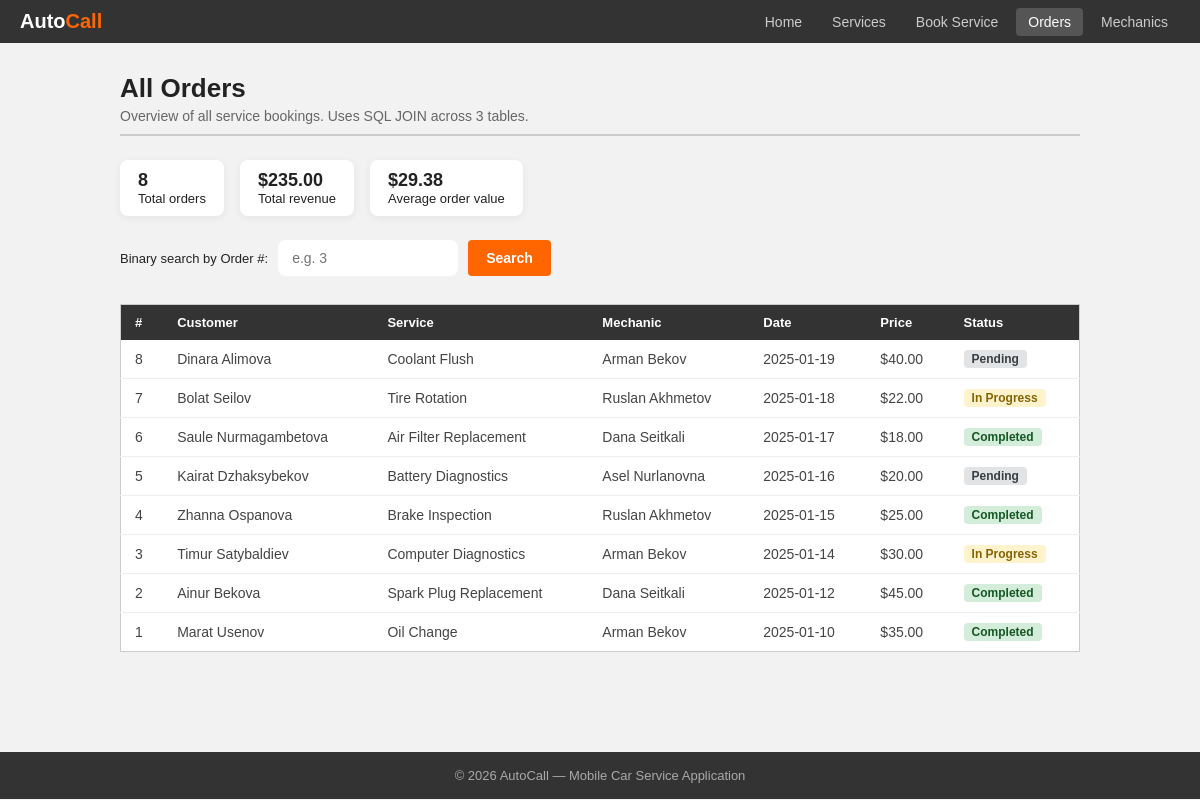
/orders.php, run on the app's committed database.
### tables this page shows
CREATE TABLE IF NOT EXISTS orders (
    order_id     INT AUTO_INCREMENT PRIMARY KEY,
    customer_name VARCHAR(100) NOT NULL,
    service_id   INT NOT NULL,
    mechanic_id  INT NOT NULL,
    order_date   DATE NOT NULL,
    status       VARCHAR(50) NOT NULL DEFAULT 'Pending',
    FOREIGN KEY (service_id)  REFERENCES services(service_id),
    FOREIGN KEY (mechanic_id) REFERENCES mechanics(mechanic_id)
);

CREATE TABLE IF NOT EXISTS services (
    service_id   INT AUTO_INCREMENT PRIMARY KEY,
    service_name VARCHAR(100) NOT NULL,
    description  VARCHAR(255) NOT NULL,
    price        DECIMAL(10,2) NOT NULL,
    duration_min INT NOT NULL
);

CREATE TABLE IF NOT EXISTS mechanics (
    mechanic_id   INT AUTO_INCREMENT PRIMARY KEY,
    full_name     VARCHAR(100) NOT NULL,
    specialization VARCHAR(100) NOT NULL,
    rating        DECIMAL(3,1) NOT NULL
);

### orders.php (the view, shortened to what this page needs)
<?php
require_once 'includes/db.php';
$query = "
    SELECT
        o.order_id,
        o.customer_name,
        o.order_date,
        o.status,
        s.service_name,
        s.price,
        m.full_name    AS mechanic_name,
        m.specialization
    FROM orders        AS o
    JOIN services      AS s ON o.service_id  = s.service_id
    JOIN mechanics     AS m ON o.mechanic_id = m.mechanic_id
    ORDER BY o.order_date DESC
";
$result = mysqli_query($connection, $query);
$orders_array = [];
while ($row = mysqli_fetch_assoc($result)) {
    $orders_array[] = $row;
}
$search_id     = isset($_GET['search']) ? (int) $_GET['search'] : 0;
$total_revenue = 0;
foreach ($orders_array as $order) {
    $total_revenue += $order['price'];
}
$average_order = count($orders_array) > 0 ? $total_revenue / count($orders_array) : 0;
?>
<!DOCTYPE html>
<html lang="en">
<head>
    <link rel="stylesheet" href="css/style.css">
</head>
<body>
<nav>
    <a href="index.php" class="nav-logo">Auto<span>Call</span></a>
    <ul>
        <li><a href="index.php">Home</a></li>
        <li><a href="services.php">Services</a></li>
        <li><a href="order.php">Book Service</a></li>
        <li><a href="orders.php" class="active">Orders</a></li>
        <li><a href="mechanics.php">Mechanics</a></li>
    </ul>
</nav>
<div class="container">
    <div class="page-header">
        <h1>All Orders</h1>
        <p>Overview of all service bookings. Uses SQL JOIN across 3 tables.</p>
    </div>
    <div class="totals-row">
        <div class="total-pill">
            <strong><?php echo count($orders_array); ?></strong>
            Total orders
        </div>
        <div class="total-pill">
            <strong style="color:var(--black);">$<?php echo number_format($total_revenue, 2); ?></strong>
            Total revenue
        </div>
        <div class="total-pill">
            <strong>$<?php echo number_format($average_order, 2); ?></strong>
            Average order value
        </div>
    </div>
    <div class="search-bar">
        <form method="GET" action="orders.php" style="display:flex;gap:10px;align-items:center;">
            <label style="font-size:13px;color:var(--gray-dark);font-weight:500;">
                Binary search by Order #:
            </label>
            <input type="number" name="search" placeholder="e.g. 3"
                   value="<?php echo $search_id ?: ''; ?>" min="1">
            <button type="submit" class="btn btn-primary" style="padding:10px 18px;font-size:14px;">
                Search
            </button>
        </form>
    </div>
    <table class="data-table">
        <thead>
            <tr>
                <th>#</th>
                <th>Customer</th>
                <th>Service</th>
                <th>Mechanic</th>
                <th>Date</th>
                <th>Price</th>
                <th>Status</th>
            </tr>
        </thead>
        <tbody>
            <?php foreach ($orders_array as $order): ?>
                <tr>
                    <td><?php echo $order['order_id']; ?></td>
                    <td><?php echo htmlspecialchars($order['customer_name']); ?></td>
                    <td><?php echo htmlspecialchars($order['service_name']); ?></td>
                    <td><?php echo htmlspecialchars($order['mechanic_name']); ?></td>
                    <td><?php echo $order['order_date']; ?></td>
                    <td>$<?php echo number_format($order['price'], 2); ?></td>
                    <td>
                        <?php
                        if ($order['status'] === 'Completed') {
                            $badge_class = 'badge-completed';
                        } elseif ($order['status'] === 'In Progress') {
                            $badge_class = 'badge-progress';
                        } else {
                            $badge_class = 'badge-pending';
                        }
                        ?>
                        <span class="badge <?php echo $badge_class; ?>">
                            <?php echo $order['status']; ?>
                        </span>
                    </td>
                </tr>
            <?php endforeach; ?>
        </tbody>
    </table>
</div>
<footer>
    <p>&copy; <?php echo date('Y'); ?> AutoCall — Mobile Car Service Application</p>
</footer>
</body>
</html>

### css/style.css (style rules this page uses)
* { margin: 0; padding: 0; box-sizing: border-box; }
body { font-family: Arial, sans-serif; font-size: 15px; background-color: #f2f2f2; color: #222222; }
nav { background-color: #333333; padding: 10px 20px; display: flex; align-items: center; justify-content: space-between; }
.nav-logo { font-size: 20px; font-weight: bold; color: #ffffff; text-decoration: none; }
.nav-logo span { color: #ff6600; }
nav ul { list-style: none; display: flex; gap: 6px; }
nav ul a { color: #cccccc; text-decoration: none; padding: 6px 12px; border-radius: 4px; font-size: 14px; }
nav ul a:hover, nav ul a.active { background-color: #555555; color: #ffffff; }
.container { max-width: 1000px; margin: 0 auto; padding: 30px 20px 60px; }
.page-header { margin-bottom: 24px; border-bottom: 2px solid #cccccc; padding-bottom: 10px; }
.page-header h1 { font-size: 26px; font-weight: bold; }
.page-header p { color: #666666; margin-top: 4px; font-size: 14px; }
.data-table { width: 100%; border-collapse: collapse; background: #ffffff; border: 1px solid #cccccc; }
.data-table th { background-color: #333333; color: #ffffff; text-align: left; padding: 10px 14px; font-size: 13px; }
.data-table td { padding: 10px 14px; border-bottom: 1px solid #eeeeee; font-size: 14px; color: #444444; }
.data-table tr:last-child td { border-bottom: none; }
.badge { display: inline-block; padding: 2px 8px; border-radius: 4px; font-size: 12px; font-weight: bold; }
.badge-completed { background: #d4edda; color: #155724; }
.badge-progress { background: #fff3cd; color: #856404; }
.badge-pending { background: #e2e3e5; color: #383d41; }
.btn { display: inline-block; padding: 9px 20px; border-radius: 4px; font-size: 14px; font-weight: bold; cursor: pointer; border: none; text-decoration: none; }
.btn-primary { background-color: #ff6600; color: #ffffff; }
footer { background-color: #333333; color: #aaaaaa; text-align: center; padding: 16px; font-size: 13px; margin-top: 40px; }

### orders.php (style rules this page uses)
.search-bar { display:flex; gap:12px; margin-bottom:28px; align-items:center; }
.search-bar input { padding:10px 14px; border:1.5px solid var(--gray-mid); border-radius:8px; font-size:14px; width:180px; outline:none; }
.totals-row { display:flex; gap:16px; margin-bottom:24px; flex-wrap:wrap; }
.total-pill { background:#fff; border-radius:8px; padding:10px 18px; font-size:13px; box-shadow:0 2px 8px rgba(0,0,0,.06); }
.total-pill strong { font-family:var(--font-head); color:var(--accent); font-size:18px; display:block; }

### data on the page
orders: order_id "8", customer_name "Dinara Alimova", service.service_name "Coolant Flush", mechanic.full_name "Arman Bekov", order_date "2025-01-19", service.price "40.00", status "Pending"
orders: order_id "7", customer_name "Bolat Seilov", service.service_name "Tire Rotation", mechanic.full_name "Ruslan Akhmetov", order_date "2025-01-18", service.price "22.00", status "In Progress"
orders: order_id "6", customer_name "Saule Nurmagambetova", service.service_name "Air Filter Replacement", mechanic.full_name "Dana Seitkali", order_date "2025-01-17", service.price "18.00", status "Completed"
orders: order_id "5", customer_name "Kairat Dzhaksybekov", service.service_name "Battery Diagnostics", mechanic.full_name "Asel Nurlanovna", order_date "2025-01-16", service.price "20.00", status "Pending"
orders: order_id "4", customer_name "Zhanna Ospanova", service.service_name "Brake Inspection", mechanic.full_name "Ruslan Akhmetov", order_date "2025-01-15", service.price "25.00", status "Completed"
orders: order_id "3", customer_name "Timur Satybaldiev", service.service_name "Computer Diagnostics", mechanic.full_name "Arman Bekov", order_date "2025-01-14", service.price "30.00", status "In Progress"
orders: order_id "2", customer_name "Ainur Bekova", service.service_name "Spark Plug Replacement", mechanic.full_name "Dana Seitkali", order_date "2025-01-12", service.price "45.00", status "Completed"
orders: order_id "1", customer_name "Marat Usenov", service.service_name "Oil Change", mechanic.full_name "Arman Bekov", order_date "2025-01-10", service.price "35.00", status "Completed"

### other printed values
count($orders_array) "8"
$total_revenue "235.00"
$average_order "29.38"
